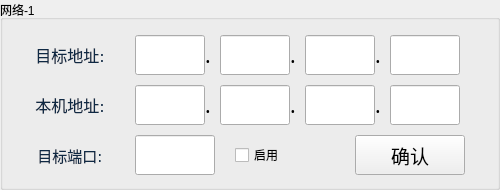
  <widget class="QGroupBox" name="gBoxAble_1">
   <property name="enabled">
    <bool>true</bool>
   </property>
   <property name="geometry">
    <rect>
     <x>5</x>
     <y>50</y>
     <width>500</width>
     <height>190</height>
    </rect>
   </property>
   <property name="focusPolicy">
    <enum>Qt::NoFocus</enum>
   </property>
   <property name="styleSheet">
    <string notr="true"/>
   </property>
   <property name="title">
    <string>网络-1</string>
   </property>
   <property name="checkable">
    <bool>false</bool>
   </property>
   <property name="checked">
    <bool>false</bool>
   </property>
   <widget class="QLabel" name="lbSpot_6">
    <property name="geometry">
     <rect>
      <x>375</x>
      <y>85</y>
      <width>10</width>
      <height>40</height>
     </rect>
    </property>
    <property name="font">
     <font>
      <family>文泉驿等宽微米黑</family>
      <pointsize>16</pointsize>
      <weight>50</weight>
      <italic>false</italic>
      <bold>false</bold>
     </font>
    </property>
    <property name="text">
     <string>.</string>
    </property>
   </widget>
   <widget class="QLabel" name="lbDesAddr_2">
    <property name="geometry">
     <rect>
      <x>10</x>
      <y>85</y>
      <width>120</width>
      <height>40</height>
     </rect>
    </property>
    <property name="font">
     <font>
      <family>DejaVu Sans</family>
      <pointsize>12</pointsize>
      <weight>50</weight>
      <italic>false</italic>
      <bold>false</bold>
     </font>
    </property>
    <property name="styleSheet">
     <string notr="true">QLabel{
font: 12pt &quot;DejaVu Sans&quot;;
color:rgb(15, 41, 68);
}</string>
    </property>
    <property name="text">
     <string>本机地址:</string>
    </property>
    <property name="alignment">
     <set>Qt::AlignCenter</set>
    </property>
   </widget>
   <widget class="QLabel" name="lbSpot_4">
    <property name="geometry">
     <rect>
      <x>205</x>
      <y>85</y>
      <width>10</width>
      <height>40</height>
     </rect>
    </property>
    <property name="font">
     <font>
      <family>文泉驿等宽微米黑</family>
      <pointsize>16</pointsize>
      <weight>50</weight>
      <italic>false</italic>
      <bold>false</bold>
     </font>
    </property>
    <property name="text">
     <string>.</string>
    </property>
   </widget>
   <widget class="QLineEdit" name="lineEditHostIP_2">
    <property name="geometry">
     <rect>
      <x>220</x>
      <y>85</y>
      <width>70</width>
      <height>40</height>
     </rect>
    </property>
    <property name="font">
     <font>
      <family>文泉驿等宽微米黑</family>
      <pointsize>14</pointsize>
      <weight>50</weight>
      <italic>false</italic>
      <bold>false</bold>
     </font>
    </property>
    <property name="focusPolicy">
     <enum>Qt::ClickFocus</enum>
    </property>
    <property name="contextMenuPolicy">
     <enum>Qt::NoContextMenu</enum>
    </property>
    <property name="text">
     <string/>
    </property>
    <property name="maxLength">
     <number>3</number>
    </property>
    <property name="echoMode">
     <enum>QLineEdit::Normal</enum>
    </property>
    <property name="alignment">
     <set>Qt::AlignRight|Qt::AlignTrailing|Qt::AlignVCenter</set>
    </property>
   </widget>
   <widget class="QLineEdit" name="lineEditHostIP_4">
    <property name="geometry">
     <rect>
      <x>390</x>
      <y>85</y>
      <width>70</width>
      <height>40</height>
     </rect>
    </property>
    <property name="font">
     <font>
      <family>文泉驿等宽微米黑</family>
      <pointsize>14</pointsize>
      <weight>50</weight>
      <italic>false</italic>
      <bold>false</bold>
     </font>
    </property>
    <property name="focusPolicy">
     <enum>Qt::ClickFocus</enum>
    </property>
    <property name="contextMenuPolicy">
     <enum>Qt::NoContextMenu</enum>
    </property>
    <property name="text">
     <string/>
    </property>
    <property name="maxLength">
     <number>3</number>
    </property>
    <property name="echoMode">
     <enum>QLineEdit::Normal</enum>
    </property>
    <property name="alignment">
     <set>Qt::AlignRight|Qt::AlignTrailing|Qt::AlignVCenter</set>
    </property>
   </widget>
   <widget class="QLineEdit" name="lineEditHostIP_1">
    <property name="geometry">
     <rect>
      <x>135</x>
      <y>85</y>
      <width>70</width>
      <height>40</height>
     </rect>
    </property>
    <property name="font">
     <font>
      <family>文泉驿等宽微米黑</family>
      <pointsize>14</pointsize>
      <weight>50</weight>
      <italic>false</italic>
      <bold>false</bold>
     </font>
    </property>
    <property name="focusPolicy">
     <enum>Qt::ClickFocus</enum>
    </property>
    <property name="contextMenuPolicy">
     <enum>Qt::NoContextMenu</enum>
    </property>
    <property name="text">
     <string/>
    </property>
    <property name="maxLength">
     <number>3</number>
    </property>
    <property name="echoMode">
     <enum>QLineEdit::Normal</enum>
    </property>
    <property name="alignment">
     <set>Qt::AlignRight|Qt::AlignTrailing|Qt::AlignVCenter</set>
    </property>
   </widget>
   <widget class="QLabel" name="lbSpot_5">
    <property name="geometry">
     <rect>
      <x>290</x>
      <y>85</y>
      <width>10</width>
      <height>40</height>
     </rect>
    </property>
    <property name="font">
     <font>
      <family>文泉驿等宽微米黑</family>
      <pointsize>16</pointsize>
      <weight>50</weight>
      <italic>false</italic>
      <bold>false</bold>
     </font>
    </property>
    <property name="text">
     <string>.</string>
    </property>
   </widget>
   <widget class="QLineEdit" name="lineEditHostIP_3">
    <property name="geometry">
     <rect>
      <x>305</x>
      <y>85</y>
      <width>70</width>
      <height>40</height>
     </rect>
    </property>
    <property name="font">
     <font>
      <family>文泉驿等宽微米黑</family>
      <pointsize>14</pointsize>
      <weight>50</weight>
      <italic>false</italic>
      <bold>false</bold>
     </font>
    </property>
    <property name="focusPolicy">
     <enum>Qt::ClickFocus</enum>
    </property>
    <property name="contextMenuPolicy">
     <enum>Qt::NoContextMenu</enum>
    </property>
    <property name="text">
     <string/>
    </property>
    <property name="maxLength">
     <number>3</number>
    </property>
    <property name="echoMode">
     <enum>QLineEdit::Normal</enum>
    </property>
    <property name="alignment">
     <set>Qt::AlignRight|Qt::AlignTrailing|Qt::AlignVCenter</set>
    </property>
   </widget>
   <widget class="QLineEdit" name="lineEditDesIP_3">
    <property name="geometry">
     <rect>
      <x>305</x>
      <y>35</y>
      <width>70</width>
      <height>40</height>
     </rect>
    </property>
    <property name="font">
     <font>
      <family>文泉驿等宽微米黑</family>
      <pointsize>14</pointsize>
      <weight>50</weight>
      <italic>false</italic>
      <bold>false</bold>
     </font>
    </property>
    <property name="focusPolicy">
     <enum>Qt::ClickFocus</enum>
    </property>
    <property name="contextMenuPolicy">
     <enum>Qt::NoContextMenu</enum>
    </property>
    <property name="text">
     <string/>
    </property>
    <property name="maxLength">
     <number>3</number>
    </property>
    <property name="echoMode">
     <enum>QLineEdit::Normal</enum>
    </property>
    <property name="alignment">
     <set>Qt::AlignRight|Qt::AlignTrailing|Qt::AlignVCenter</set>
    </property>
   </widget>
   <widget class="QLineEdit" name="lineEditDesIP_2">
    <property name="geometry">
     <rect>
      <x>220</x>
      <y>35</y>
      <width>70</width>
      <height>40</height>
     </rect>
    </property>
    <property name="font">
     <font>
      <family>文泉驿等宽微米黑</family>
      <pointsize>14</pointsize>
      <weight>50</weight>
      <italic>false</italic>
      <bold>false</bold>
     </font>
    </property>
    <property name="focusPolicy">
     <enum>Qt::ClickFocus</enum>
    </property>
    <property name="contextMenuPolicy">
     <enum>Qt::NoContextMenu</enum>
    </property>
    <property name="text">
     <string/>
    </property>
    <property name="maxLength">
     <number>3</number>
    </property>
    <property name="echoMode">
     <enum>QLineEdit::Normal</enum>
    </property>
    <property name="alignment">
     <set>Qt::AlignRight|Qt::AlignTrailing|Qt::AlignVCenter</set>
    </property>
   </widget>
   <widget class="QLabel" name="lbDesAddr">
    <property name="geometry">
     <rect>
      <x>10</x>
      <y>35</y>
      <width>120</width>
      <height>40</height>
     </rect>
    </property>
    <property name="font">
     <font>
      <family>DejaVu Sans</family>
      <pointsize>12</pointsize>
      <weight>50</weight>
      <italic>false</italic>
      <bold>false</bold>
     </font>
    </property>
    <property name="styleSheet">
     <string notr="true">QLabel{
font: 12pt &quot;DejaVu Sans&quot;;
color:rgb(15, 41, 68);
}</string>
    </property>
    <property name="text">
     <string>目标地址:</string>
    </property>
    <property name="alignment">
     <set>Qt::AlignCenter</set>
    </property>
   </widget>
   <widget class="QLabel" name="lbPort_1">
    <property name="geometry">
     <rect>
      <x>10</x>
      <y>135</y>
      <width>120</width>
      <height>40</height>
     </rect>
    </property>
    <property name="font">
     <font>
      <family>DejaVu Sans</family>
      <pointsize>11</pointsize>
      <weight>50</weight>
      <italic>false</italic>
      <bold>false</bold>
     </font>
    </property>
    <property name="styleSheet">
     <string notr="true">QLabel{
font: 11pt &quot;DejaVu Sans&quot;;
color:rgb(15, 41, 68);
}</string>
    </property>
    <property name="text">
     <string>目标端口:</string>
    </property>
    <property name="alignment">
     <set>Qt::AlignCenter</set>
    </property>
   </widget>
   <widget class="QLineEdit" name="lineEditPort_1">
    <property name="geometry">
     <rect>
      <x>135</x>
      <y>135</y>
      <width>80</width>
      <height>40</height>
     </rect>
    </property>
    <property name="font">
     <font>
      <family>文泉驿等宽微米黑</family>
      <pointsize>14</pointsize>
      <weight>50</weight>
      <italic>false</italic>
      <bold>false</bold>
     </font>
    </property>
    <property name="focusPolicy">
     <enum>Qt::ClickFocus</enum>
    </property>
    <property name="contextMenuPolicy">
     <enum>Qt::NoContextMenu</enum>
    </property>
    <property name="styleSheet">
     <string notr="true"/>
    </property>
    <property name="text">
     <string/>
    </property>
    <property name="maxLength">
     <number>6</number>
    </property>
    <property name="echoMode">
     <enum>QLineEdit::Normal</enum>
    </property>
    <property name="alignment">
     <set>Qt::AlignRight|Qt::AlignTrailing|Qt::AlignVCenter</set>
    </property>
   </widget>
   <widget class="QLineEdit" name="lineEditDesIP_1">
    <property name="geometry">
     <rect>
      <x>135</x>
      <y>35</y>
      <width>70</width>
      <height>40</height>
     </rect>
    </property>
    <property name="font">
     <font>
      <family>文泉驿等宽微米黑</family>
      <pointsize>14</pointsize>
      <weight>50</weight>
      <italic>false</italic>
      <bold>false</bold>
     </font>
    </property>
    <property name="focusPolicy">
     <enum>Qt::ClickFocus</enum>
    </property>
    <property name="contextMenuPolicy">
     <enum>Qt::NoContextMenu</enum>
    </property>
    <property name="text">
     <string/>
    </property>
    <property name="maxLength">
     <number>3</number>
    </property>
    <property name="echoMode">
     <enum>QLineEdit::Normal</enum>
    </property>
    <property name="alignment">
     <set>Qt::AlignRight|Qt::AlignTrailing|Qt::AlignVCenter</set>
    </property>
   </widget>
   <widget class="QLabel" name="lbSpot_3">
    <property name="geometry">
     <rect>
      <x>375</x>
      <y>35</y>
      <width>10</width>
      <height>40</height>
     </rect>
    </property>
    <property name="font">
     <font>
      <family>文泉驿等宽微米黑</family>
      <pointsize>16</pointsize>
      <weight>50</weight>
      <italic>false</italic>
      <bold>false</bold>
     </font>
    </property>
    <property name="text">
     <string>.</string>
    </property>
   </widget>
   <widget class="QLabel" name="lbSpot_2">
    <property name="geometry">
     <rect>
      <x>290</x>
      <y>35</y>
      <width>10</width>
      <height>40</height>
     </rect>
    </property>
    <property name="font">
     <font>
      <family>文泉驿等宽微米黑</family>
      <pointsize>16</pointsize>
      <weight>50</weight>
      <italic>false</italic>
      <bold>false</bold>
     </font>
    </property>
    <property name="text">
     <string>.</string>
    </property>
   </widget>
   <widget class="QLineEdit" name="lineEditDesIP_4">
    <property name="geometry">
     <rect>
      <x>390</x>
      <y>35</y>
      <width>70</width>
      <height>40</height>
     </rect>
    </property>
    <property name="font">
     <font>
      <family>文泉驿等宽微米黑</family>
      <pointsize>14</pointsize>
      <weight>50</weight>
      <italic>false</italic>
      <bold>false</bold>
     </font>
    </property>
    <property name="focusPolicy">
     <enum>Qt::ClickFocus</enum>
    </property>
    <property name="contextMenuPolicy">
     <enum>Qt::NoContextMenu</enum>
    </property>
    <property name="text">
     <string/>
    </property>
    <property name="maxLength">
     <number>3</number>
    </property>
    <property name="echoMode">
     <enum>QLineEdit::Normal</enum>
    </property>
    <property name="alignment">
     <set>Qt::AlignRight|Qt::AlignTrailing|Qt::AlignVCenter</set>
    </property>
   </widget>
   <widget class="QLabel" name="lbSpot_1">
    <property name="geometry">
     <rect>
      <x>205</x>
      <y>35</y>
      <width>10</width>
      <height>40</height>
     </rect>
    </property>
    <property name="font">
     <font>
      <family>文泉驿等宽微米黑</family>
      <pointsize>16</pointsize>
      <weight>50</weight>
      <italic>false</italic>
      <bold>false</bold>
     </font>
    </property>
    <property name="text">
     <string>.</string>
    </property>
   </widget>
   <widget class="QToolButton" name="tBtnNetWorkOk_1">
    <property name="geometry">
     <rect>
      <x>355</x>
      <y>135</y>
      <width>110</width>
      <height>40</height>
     </rect>
    </property>
    <property name="font">
     <font>
      <family>DejaVu Sans</family>
      <pointsize>14</pointsize>
      <weight>50</weight>
      <italic>false</italic>
      <bold>false</bold>
     </font>
    </property>
    <property name="focusPolicy">
     <enum>Qt::NoFocus</enum>
    </property>
    <property name="text">
     <string>确认</string>
    </property>
    <property name="icon">
     <iconset resource="../image.qrc">
      <normaloff>:/Image/ok.png</normaloff>:/Image/ok.png</iconset>
    </property>
    <property name="iconSize">
     <size>
      <width>30</width>
      <height>30</height>
     </size>
    </property>
    <property name="toolButtonStyle">
     <enum>Qt::ToolButtonTextBesideIcon</enum>
    </property>
   </widget>
   <widget class="QCheckBox" name="checkBox_1">
    <property name="geometry">
     <rect>
      <x>235</x>
      <y>135</y>
      <width>110</width>
      <height>40</height>
     </rect>
    </property>
    <property name="text">
     <string>启用</string>
    </property>
   </widget>
  </widget>
